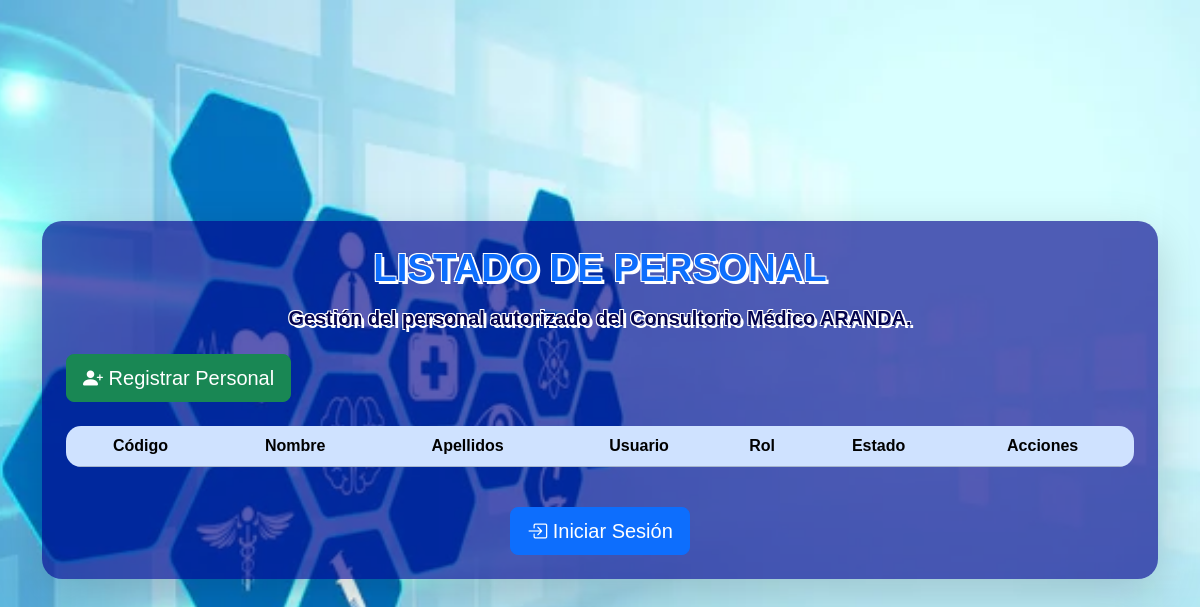
The app's page /listar_personal, older data.
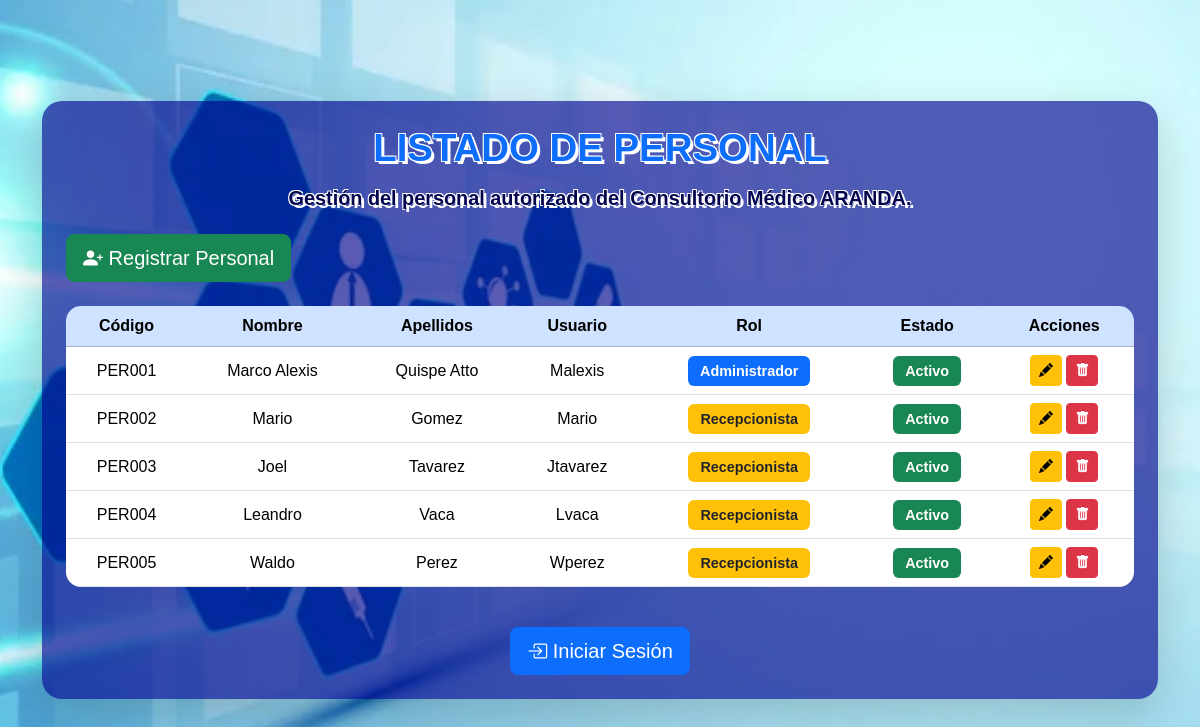
The same page, newer data.
### models/usuario.py (models this page shows)
class Usuario(db.Model):
    __tablename__ = 'usuario'
    usuario_id = db.Column(db.Integer,primary_key=True)
    nombre_usuario = db.Column(db.String(50),unique=True,nullable=False)
    password = db.Column(db.String(255),nullable=False)
    estado = db.Column(db.Boolean,default=True)
    rol_id = db.Column(db.Integer,db.ForeignKey('rol.rol_id'))
    CodPersonal = db.Column(db.Integer,db.ForeignKey('personal.CodPersonal'),nullable=False)
    rol = db.relationship('Rol')
    personal = db.relationship('Personal')

### models/personal.py (models this page shows)
class Personal(db.Model):
    __tablename__ = 'personal'
    CodPersonal = db.Column(db.Integer, primary_key=True)
    Nombre = db.Column(db.String(100), nullable=False)
    Apellidos = db.Column(db.String(100), nullable=False)
    Telefono = db.Column(db.String(20))
    Estado = db.Column(db.String(20), default='Activo')

### controllers/personal_controller.py (the view)
@personal_bp.route('/listar_personal')
def listar_personal():
    if session.get('usuario_id') and session.get('rol') != 'Administrador':
        return "Acceso denegado"
    lista_usuarios = Usuario.query.filter_by(estado=True).all()
    return render_template('personal/listar_personal.html',lista_personal=lista_usuarios)

### templates/personal/listar_personal.html (shortened to what this page needs)
<!DOCTYPE html>
<html lang="es">
<head>
    <link href="https://cdn.jsdelivr.net/npm/bootstrap@5.3.7/dist/css/bootstrap.min.css"
          rel="stylesheet">
    <link rel="stylesheet"
          href="https://cdn.jsdelivr.net/npm/bootstrap-icons@1.13.1/font/bootstrap-icons.min.css">
    <link rel="stylesheet"
          href="{{ url_for('static', filename='css/listar_personal.css') }}">
</head>
<body>
<div class="overlay">
    <div class="container py-5">
        <div class="card shadow-lg">
            <div class="card-body p-4">
                <div class="text-center mb-4">
                    <h1 class="titulo-principal">
                        LISTADO DE PERSONAL
                    </h1>
                    <p class="mensaje">
                        <h2 class="mensaje1">Gestión del personal autorizado del Consultorio Médico ARANDA.</h2>
                    </p>
                </div>
                <div class="d-flex justify-content-between align-items-center mb-4">
                    <a href="/registrar_personal"
                       class="btn btn-success btn-lg boton-sonido efecto-sonido">
                        <i class="bi bi-person-plus-fill"></i>
                        Registrar Personal
                    </a>
                </div>
                <div class="table-responsive">
                    <table class="table table-hover align-middle text-center">
                        <thead class="table-primary">
                            <tr>
                                <th>Código</th>
                                <th>Nombre</th>
                                <th>Apellidos</th>
                                <th>Usuario</th>
                                <th>Rol</th>
                                <th>Estado</th>
                                <th>Acciones</th>
                            </tr>
                        </thead>
                        <tbody>
                            {% for usuario in lista_personal %}
                            <tr>
                                <td>
                                    PER{{ "%03d"|format(usuario.personal.CodPersonal) }}
                                </td>
                                <td>
                                    {{ usuario.personal.Nombre }}
                                </td>
                                <td>
                                    {{ usuario.personal.Apellidos }}
                                </td>
                                <td>
                                    {{ usuario.nombre_usuario }}
                                </td>
                                <td>
                                    {% if usuario.rol.nombre_rol == 'Administrador' %}
                                        <span class="badge bg-primary">
                                            Administrador
                                        </span>
                                    {% else %}
                                        <span class="badge bg-warning text-dark">
                                            Recepcionista
                                        </span>
                                    {% endif %}
                                </td>
                                <td>
                                    {% if usuario.personal.Estado == 'Activo' %}
                                        <span class="badge bg-success">
                                            Activo
                                        </span>
                                    {% else %}
                                        <span class="badge bg-danger">
                                            Inactivo
                                        </span>
                                    {% endif %}
                                </td>
                                <td>
                                    <a href="/editar_personal/{{ usuario.personal.CodPersonal }}"
                                       class="btn btn-warning btn-sm boton-sonido efecto-sonido">
                                        <i class="bi bi-pencil-fill"></i>
                                    </a>
                                    <a href="/eliminar_personal/{{ usuario.personal.CodPersonal }}"
                                       class="btn btn-danger btn-sm boton-sonido efecto-sonido"
                                       onclick="return confirm('¿Está seguro de desactivar este personal?')">
                                        <i class="bi bi-trash-fill"></i>
                                    </a>
                                </td>
                            </tr>
                            {% endfor %}
                        </tbody>
                    </table>
                </div>
                <div class="text-center mt-4">
                    {% if session.get('usuario_id') %}
                        {% if session['rol'] == 'Administrador' %}
                            <a href="/dashboard_admin"
                               class="btn btn-secondary btn-lg boton-sonido efecto-sonido">
                                <i class="bi bi-arrow-left-circle-fill"></i>
                                Volver al Panel
                            </a>
                        {% endif %}
                    {% else %}
                        <a href="/login"
                           class="btn btn-primary btn-lg boton-sonido efecto-sonido">
                            <i class="bi bi-box-arrow-in-right"></i>
                            Iniciar Sesión
                        </a>
                    {% endif %}
                </div>
            </div>
        </div>
    </div>
</div>
</body>
</html>

### static/css/listar_personal.css (style rules this page uses)
body { margin: 0; min-height: 100vh; background-image: url("../img/dashboard_admin.jpg"); background-size: cover; background-position: center; background-repeat: no-repeat; font-family: Arial, sans-serif; }
.overlay { min-height: 100vh; display: flex; align-items: center; }
.card { border: none; border-radius: 20px; background-color: rgba(0, 0, 139, 0.638); }
.titulo-principal { font-weight: bold; font-size: 240%; color: #0d6efd; text-shadow: -1px -1px 0 #ffffff, 1px -1px 0 #ffffff, -1px 1px 0 #ffffff, 3px 3px 0 #ffffff; }
.mensaje { color: #555; }
.mensaje1 { font-weight: bold; font-size: 124%; color: rgb(3, 3, 78); text-shadow: -1px -1px 0 #ffffff, 1px -1px 0 #ffffff, -1px 1px 0 #ffffff, 3px 3px 0 #ffffff; }
.table { border-radius: 15px; overflow: hidden; }
.table tbody tr { transition: all 0.2s ease; }
.badge { font-size: 0.9rem; padding: 8px 12px; }
.btn { transition: all 0.25s ease; }

Row changes from the older to the newer data that the page shows:
added Usuario: personal.Nombre "Marco Alexis", personal.Apellidos "Quispe Atto", nombre_usuario "Malexis", shows "Administrador"
added Personal: personal.CodPersonal "001"
added Usuario: personal.Nombre "Mario", personal.Apellidos "Gomez", nombre_usuario "Mario", shows "Recepcionista"
added Personal: personal.CodPersonal "002"
added Usuario: personal.Nombre "Joel", personal.Apellidos "Tavarez", nombre_usuario "Jtavarez", shows "Recepcionista"
added Personal: personal.CodPersonal "003"
added Usuario: personal.Nombre "Leandro", personal.Apellidos "Vaca", nombre_usuario "Lvaca", shows "Recepcionista"
added Personal: personal.CodPersonal "004"
added Usuario: personal.Nombre "Waldo", personal.Apellidos "Perez", nombre_usuario "Wperez", shows "Recepcionista"
added Personal: personal.CodPersonal "005"
